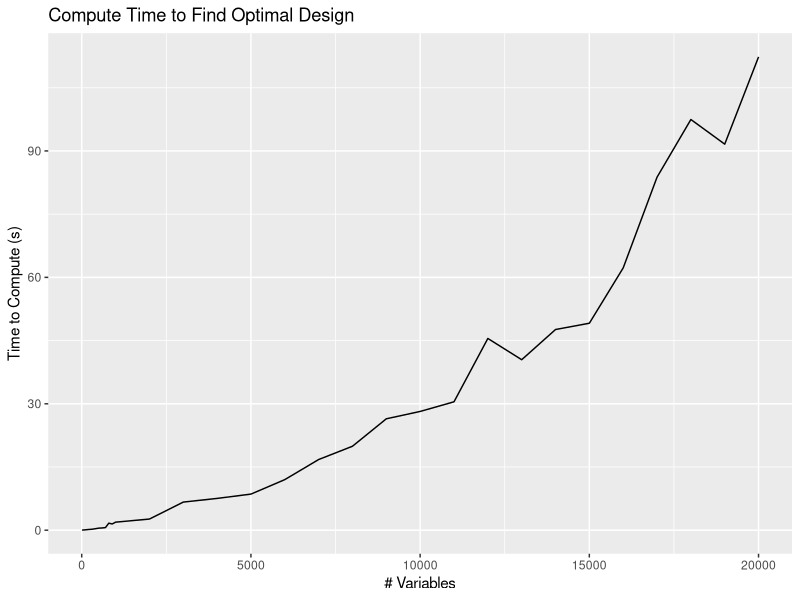

R code for this plot:
library(ggplot2)

Variables = c(11, 21, 31, 41, 51, 61, 71, 81, 91, 101, 201, 301, 
              401, 501, 601, 701, 801, 901, 1001, 2001, 3001, 4001, 
              5001, 6001, 7001, 8001, 9001, 10001, 11001, 12001, 
              13001, 14001, 15001, 16001, 17001, 18001, 19001, 20001)

Time = c(0.02697190900653368 ,0.029171538502851035 ,0.036929621499439236 ,
         0.04027800050243968 ,0.05195682650082745 ,0.05451963800442172 ,0.05833950499800267 ,0.06619717000285164 ,
         0.07063014149025548 ,0.07857259750016965 ,0.16643397999723675 ,0.21965032099978998 ,0.3459013139945455 ,
         0.4819194199953927 ,0.5287114160091733 ,0.6147426664974773 ,1.6689233210054226 ,1.474547154000902 ,
         1.9059671340000932 ,2.6462089654960437 ,6.670100283998181 ,7.541288561500551 ,8.567772602000332 ,
         12.00296188450011 ,16.771103642000526 ,19.924642544501694 ,26.43999576100032 ,28.182065050998062 ,
         30.470153415000823 ,45.49794651250704 ,40.45632495149766 ,47.623486645497906 ,49.118710127004306 ,
         62.24688805999904 ,83.7775657999955 ,97.46023610200064 ,91.61077874999319 ,112.32392911150237 )

data = data.frame(Variables, Time)

png('Compute_Time_PY.png')
ggplot(data ,aes(Variables)) + 
  geom_line(aes(y=Time)) +
  labs(y = "Time to Compute (s)",x="# Variables",title = "Compute Time to Find Optimal Design")
dev.off()
